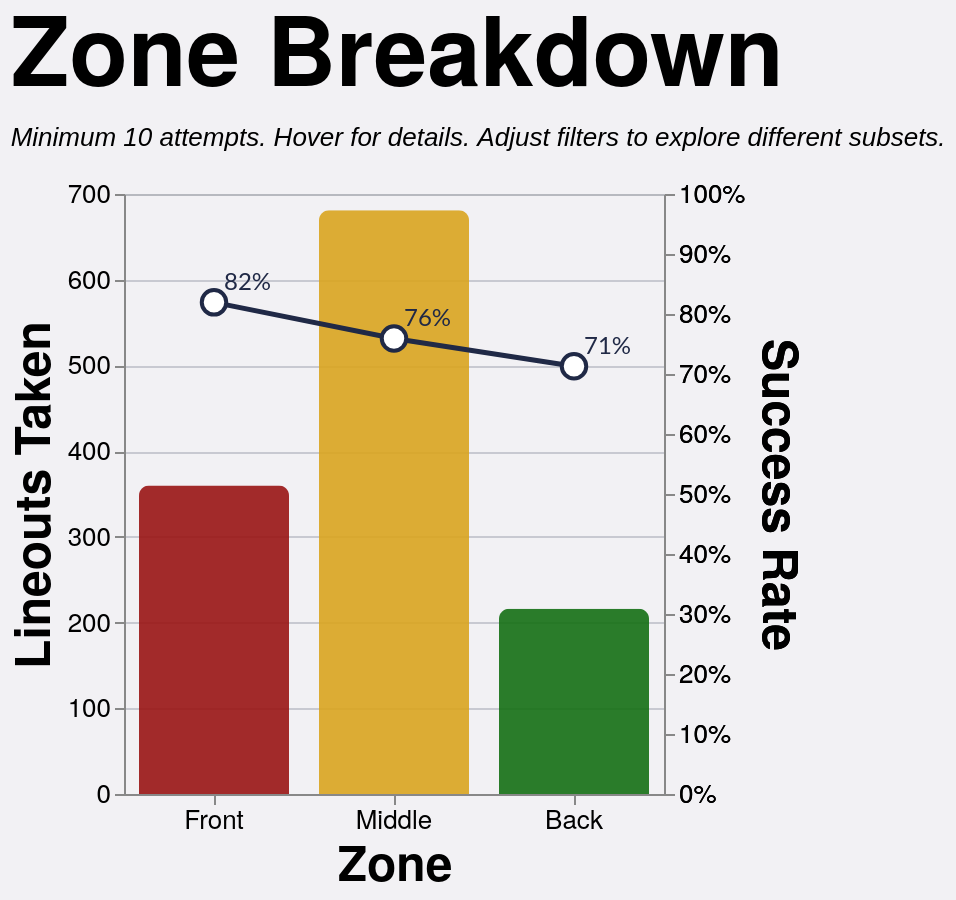

Here is the Vega-Lite specification saved for this chart:
### Vega-Lite specification from a JSON file in a GitHub repository (floating-point values rounded to 4 significant figures; data arrays with more than 128 entries replaced by an {"elided": "..."} marker saying what was removed)
{"config": {"axis": {"labelFont": "PT Sans Narrow, Helvetica Neue, Helvetica, Arial, sans-serif", "titleFont": "PT Sans Narrow, Helvetica Neue, Helvetica, Arial, sans-serif", "labelFontSize": 13, "titleFontSize": 24, "gridColor": "#202947", "gridOpacity": 0.2, "zindex": 1}, "text": {"font": "Lato, sans-serif"}, "bar": {"cornerRadiusEnd": 5}, "header": {"labelFont": "PT Sans Narrow, Helvetica Neue, Helvetica, Arial, sans-serif", "titleFont": "PT Sans Narrow, Helvetica Neue, Helvetica, Arial, sans-serif", "labelFontSize": 24, "titleFontSize": 28, "labelFontWeight": "bold", "orient": "left"}, "legend": {"labelFont": "PT Sans Narrow, Helvetica Neue, Helvetica, Arial, sans-serif", "titleFont": "PT Sans Narrow, Helvetica Neue, Helvetica, Arial, sans-serif", "labelFontSize": 14, "titleFontSize": 16, "titlePadding": 5, "fillColor": "white", "strokeColor": "black", "padding": 10, "titleFontWeight": "lighter", "titleFontStyle": "italic", "titleColor": "gray", "offset": 10}, "title": {"font": "PT Sans Narrow, Helvetica Neue, Helvetica, Arial, sans-serif", "fontSize": 48, "fontWeight": "bold", "anchor": "start", "align": "center", "titlePadding": 20, "subtitlePadding": 10, "subtitleFontSize": 13, "subtitleColor": "", "subtitleFontStyle": "italic", "offset": 15, "color": "black"}, "axisX": {"labelAngle": 0}, "facet": {"title": null, "header": null, "align": {"row": "each", "column": "each"}}, "resolve": {"scale": {"y": "independent", "facet": "independent"}}, "background": "#f2f1f4", "scale": {"offsetBandPaddingOuter": 0.2, "offsetBandPaddingInner": 0.1}}, "layer": [{"mark": {"type": "bar", "opacity": 0.9, "size": 75}, "encoding": {"color": {"field": "area", "legend": null, "scale": {"domain": ["Front", "Middle", "Back"], "range": ["#991515", "goldenrod", "#146f14"]}, "type": "nominal"}, "stroke": {"value": "transparent"}, "tooltip": [{"field": "area", "title": "Zone", "type": "nominal"}, {"field": "attempts", "format": ",.0f", "title": "Attempts", "type": "quantitative"}, {"field": "won", "format": ",.0f", "title": "Won", "type": "quantitative"}, {"field": "success_rate", "format": ".1%", "title": "Success Rate", "type": "quantitative"}], "x": {"axis": {"labelAngle": 0}, "field": "area", "sort": ["Front", "Middle", "Back"], "title": "Zone", "type": "nominal"}, "y": {"field": "attempts", "title": "Lineouts Taken", "type": "quantitative"}}, "transform": [{"filter": "(loSquad == 'All' || datum.squad == loSquad) && (loSeason == 'All' || datum.season == loSeason) && (loGameType == 'All' || (loGameType == 'League + Cup' && (datum.game_type == 'League' || datum.game_type == 'Cup')) || (loGameType == 'League only' && datum.game_type == 'League') || datum.game_type == loGameType) && (loThrower == 'All' || datum.thrower == loThrower) && (loJumper == 'All' || datum.jumper == loJumper) && (loArea == 'All' || datum.area == loArea) && (loNumbers == 'All' || datum.numbers == loNumbers)"}, {"aggregate": [{"op": "count", "as": "attempts"}, {"op": "sum", "field": "won", "as": "won"}], "groupby": ["area"]}, {"filter": "datum.attempts >= 10"}, {"calculate": "datum.won / datum.attempts", "as": "success_rate"}]}, {"mark": {"type": "line", "point": {"fill": "white", "filled": false, "size": 150, "stroke": "#202946"}, "stroke": "#202946", "strokeWidth": 2.5}, "encoding": {"tooltip": [{"field": "area", "title": "Zone", "type": "nominal"}, {"field": "attempts", "format": ",.0f", "title": "Attempts", "type": "quantitative"}, {"field": "won", "format": ",.0f", "title": "Won", "type": "quantitative"}, {"field": "success_rate", "format": ".1%", "title": "Success Rate", "type": "quantitative"}], "x": {"axis": {"labelAngle": 0}, "field": "area", "sort": ["Front", "Middle", "Back"], "title": "Zone", "type": "nominal"}, "y": {"axis": {"format": "%"}, "field": "success_rate", "scale": {"domain": [0, 1]}, "title": "Success Rate", "type": "quantitative"}}, "transform": [{"filter": "(loSquad == 'All' || datum.squad == loSquad) && (loSeason == 'All' || datum.season == loSeason) && (loGameType == 'All' || (loGameType == 'League + Cup' && (datum.game_type == 'League' || datum.game_type == 'Cup')) || (loGameType == 'League only' && datum.game_type == 'League') || datum.game_type == loGameType) && (loThrower == 'All' || datum.thrower == loThrower) && (loJumper == 'All' || datum.jumper == loJumper) && (loArea == 'All' || datum.area == loArea) && (loNumbers == 'All' || datum.numbers == loNumbers)"}, {"aggregate": [{"op": "count", "as": "attempts"}, {"op": "sum", "field": "won", "as": "won"}], "groupby": ["area"]}, {"filter": "datum.attempts >= 10"}, {"calculate": "datum.won / datum.attempts", "as": "success_rate"}]}, {"mark": {"type": "text", "align": "left", "baseline": "middle", "color": "#202946", "dx": 5, "dy": -10, "fontSize": 12}, "encoding": {"text": {"field": "success_rate", "format": ".0%", "type": "quantitative"}, "x": {"axis": {"labelAngle": 0}, "field": "area", "sort": ["Front", "Middle", "Back"], "title": "Zone", "type": "nominal"}, "y": {"axis": {"format": "%"}, "field": "success_rate", "scale": {"domain": [0, 1]}, "title": "Success Rate", "type": "quantitative"}}, "transform": [{"filter": "(loSquad == 'All' || datum.squad == loSquad) && (loSeason == 'All' || datum.season == loSeason) && (loGameType == 'All' || (loGameType == 'League + Cup' && (datum.game_type == 'League' || datum.game_type == 'Cup')) || (loGameType == 'League only' && datum.game_type == 'League') || datum.game_type == loGameType) && (loThrower == 'All' || datum.thrower == loThrower) && (loJumper == 'All' || datum.jumper == loJumper) && (loArea == 'All' || datum.area == loArea) && (loNumbers == 'All' || datum.numbers == loNumbers)"}, {"aggregate": [{"op": "count", "as": "attempts"}, {"op": "sum", "field": "won", "as": "won"}], "groupby": ["area"]}, {"filter": "datum.attempts >= 10"}, {"calculate": "datum.won / datum.attempts", "as": "success_rate"}]}], "data": {"name": "data-f7c6b6f226cdd54b9e78e763f6bca2e7"}, "height": 300, "params": [{"name": "loSquad", "value": "All"}, {"name": "loSeason", "value": "All"}, {"name": "loGameType", "value": "All"}, {"name": "loThrower", "value": "All"}, {"name": "loJumper", "value": "All"}, {"name": "loArea", "value": "All"}, {"name": "loNumbers", "value": "All"}], "resolve": {"scale": {"y": "independent"}}, "title": {"text": "Zone Breakdown", "subtitle": "Minimum 10 attempts. Hover for details. Adjust filters to explore different subsets."}, "width": {"step": 90}, "$schema": "https://vega.github.io/schema/vega-lite/v5.20.1.json", "datasets": {"data-f7c6b6f226cdd54b9e78e763f6bca2e7": {"elided": "1260 records"}}}
